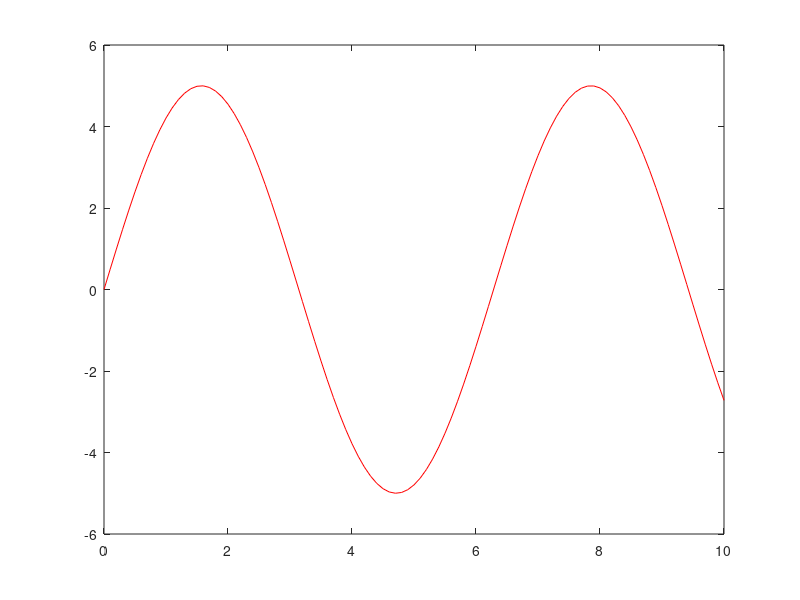
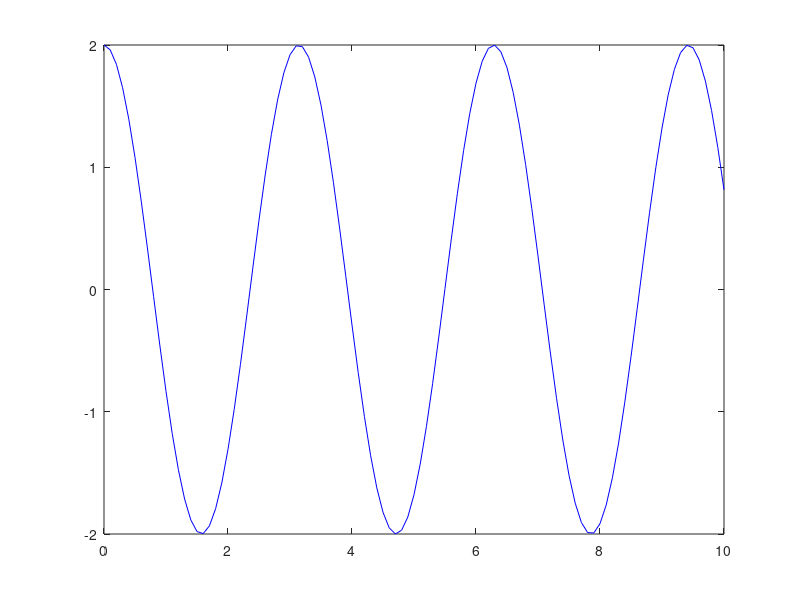

Here is the MATLAB script that generated these plots, in order:
%plotting

clc
clear all
close all % clear all plots on next run

x = 0:0.1:10 % start: step size: end of array
y = 5*sin(x)
z = 2*cos(2*x)

% plot(x,y)
% hold on % prints both plots on one graph
% plot(x,z)

%singular line to print both together
% plot(x,y,'r', x,z,'b')

%print on separate graphs
figure(1)
plot(x,y,'r')
figure(2)
plot(x,z,'b')
